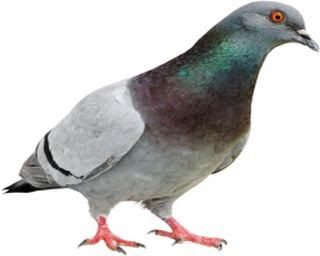
#> input picture queryimage.png, 320 x 256 px, found by its file name
$ python Histogram_comparison.py
#> lines starting #> are read from the running program, lines starting #| are printed output that depends on the picture

import numpy as np
import matplotlib.pyplot as plt
from PIL import Image
import math
import cv2 as cv

def Bhattacharya(hist1, hist2):
    hist1 = hist1.astype(np.float32)
    hist2 = hist2.astype(np.float32)
    Bd = cv.compareHist(hist1, hist2, cv.HISTCMP_BHATTACHARYYA)
    return Bd

qimage = Image.open('D:/coding/PRML/lab4/queryimage.png')
#> qimage is the input picture: PIL image 320x256 RGBA; mean R, G, B, A 203.2, 202, 201.1, 254.1
refimage1 = Image.open('D:/coding/PRML/lab4/refimage1.png')
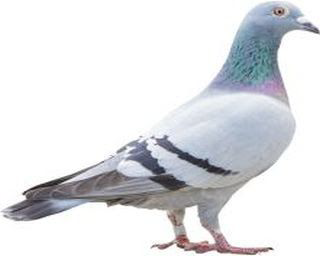
#> input picture refimage1.png, 320 x 256 px, found by its file name
#> refimage1 is the input picture: PIL image 320x256 RGBA; mean R, G, B, A 223.4, 224.7, 227.7, 254.1
refimage2 = Image.open('D:/coding/PRML/lab4/refimage2.png')
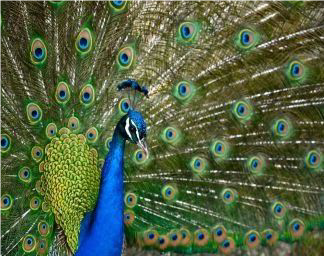
#> input picture refimage2.png, 324 x 256 px, found by its file name
#> refimage2 is the input picture: PIL image 324x256 RGBA; mean R, G, B, A 82.4, 98, 65, 254.1

bins = np.arange(256)

H1=np.histogram(qimage, bins)
H2=np.histogram(refimage1, bins)
H3=np.histogram(refimage2, bins)

hist0 = H1[0]
#> hist0 = 255 values, max 218601 at index 254, min 10 at index 1, mean 1285
hist1 = H2[0]
#> hist1 = 255 values, max 230584 at index 254, min 0 at index 0, mean 1285
hist2 = H3[0]
#> hist2 = 255 values, max 82468 at index 254, min 20 at index 251, mean 1301.1

dist = []
for hist in [hist1, hist2]:
    dist.append(Bhattacharya(hist0, hist))
#> this loop made 2 passes
#> Bd in Bhattacharya on passes 1 to 2: 0.168, 0.399
#> after the loop, dist = [0.168, 0.399]

min=min(dist)
#> min = 0.168
if dist.index(min)==0:
    print("The query histogram is most similar to refimage1.png")
else:
    print("The query image is most similar to refimage2.png")

fig, ax = plt.subplots(3, 1, sharey=True, tight_layout=False)

ax[0].hist(H1[0],bins)
ax[1].hist(H2[0],bins)
ax[2].hist(H3[0],bins)

plt.show()
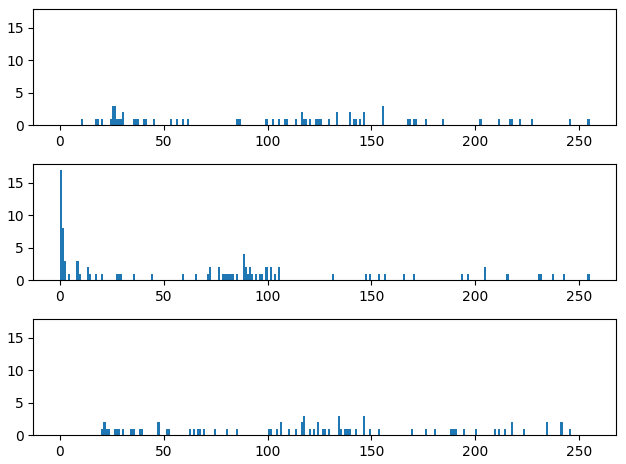
#> figure drawn by matplotlib, 3 panels; panel 2: tallest bar 17 high, from x = 0 to 1
